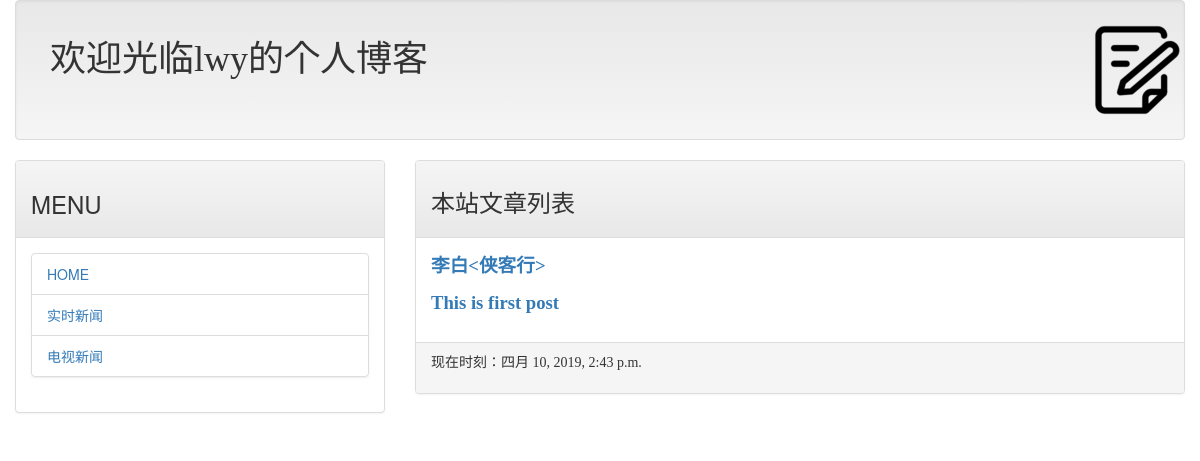
The app's page /, older data.
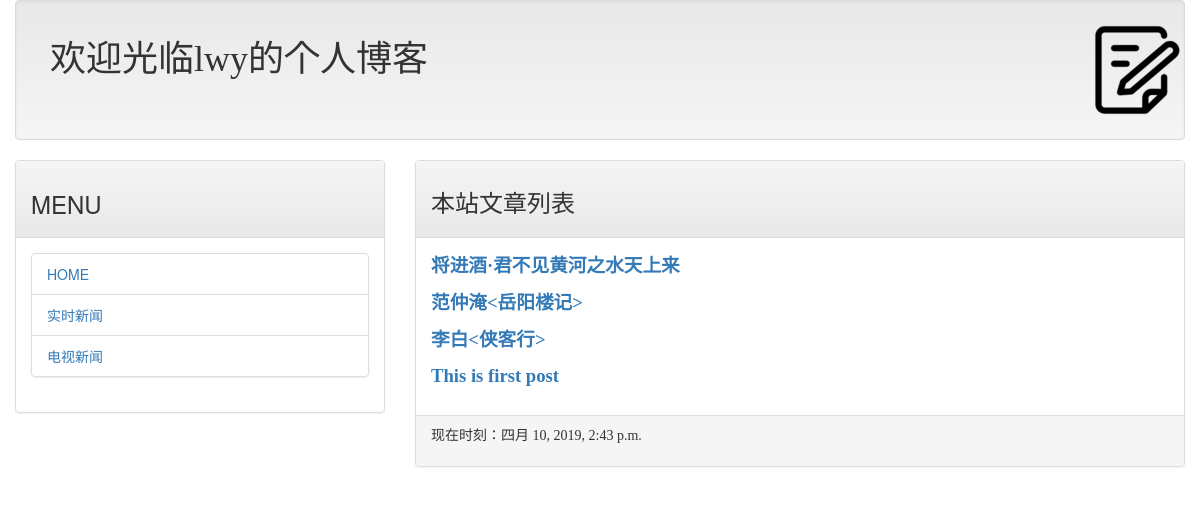
The same page, newer data.
### mainsite/models.py (models this page shows, shortened)
class Post(models.Model):
    title = models.CharField(max_length=200)
    slug = models.CharField(max_length=200)
    body = models.TextField()
    pub_date = models.DateTimeField(default=timezone.now)
    class Meta:
        ordering = ('-pub_date',)

### mainsite/views.py (the view)
# urls.py: re_path('^$', homepage),
def homepage(request):
    template = get_template('index.html')
    posts = Post.objects.all()
    now = datetime.now()
    html = template.render(locals())
    return HttpResponse(html)

### templates/index.html (shortened to what this page needs)
{% extends 'base.html' %}
{% block headmessage %}
    <h3 style="font-family:楷体;">本站文章列表</h3>
{% endblock %}
{% block content %}
    {% for post in posts %}
        <p style="font-family:微软雅黑;font-size:14pt;font-weight:bold;">
            <a href='/admin/mainsite/post/{{post.slug}}'>{{post.title}}</a>
        </p>
    {% endfor %}
{% endblock %}

### templates/base.html (shortened to what this page needs)
<!DOCTYPE html>
<html>
<head>
    <link rel="stylesheet" href="https://cdn.jsdelivr.net/npm/bootstrap@3.3.7/dist/css/bootstrap.min.css"
>
    <link rel="stylesheet" href="https://cdn.jsdelivr.net/npm/bootstrap@3.3.7/dist/css/bootstrap-theme.min.css"
>
</head>
<body>
    <div class="container-fluid">
        {% include 'header.html' %}
        <div class="row">
        <div class="col-sm-4 col-md-4">
            <div class="panel panel-default">
                <div class="panel-heading">
                    <h3>
                        MENU
                    </h3>
            </div>
            <div class="panel-body">
                <div class="list-group">
                    <li class="list-group-item">
                        <a href="/">HOME</a>
                    </li>
                    <li class="list-group-item">
                        <a href="http://tar.so/news">实时新闻</a>
                    </li>
                    <li class="list-group-item">
                        <a href="http://tar.so/news">电视新闻</a>
                    </li>
                </div>
            </div>
        </div>
        </div>
            <div class="col-sm-8  col-md-8">
                <div class="panel panel-default">
                    <div class="panel-heading">
                        {% block headmessage %} {% endblock %}
                    </div>
                    <div class="panel-body">
                        {% block content %} {% endblock %}
                    </div>
                    <div class="panel-footer">
                        {% include 'footer.html' %}
                    </div>
                </div>
            </div>
        </div>
    </div>
</body>
</html>

### templates/header.html
{% load staticfiles %}
<div class="well">
    <div class="container-fluid">
        <div class="row">
            <div class="col-sm-4 col-md-11">
                <h1 style="font-family:微软雅黑;">欢迎光临lwy的个人博客</h1>
            </div>
            <div class="col-sm-2 col-md-1">
                <img src="{% static 'images/logo1.png' %}">
            </div>
        </div>
    </div>
</div>

### templates/footer.html
{% block footer %}
    {% if now %}
    <p style="font-family:微软雅黑;">现在时刻：{{now}}</p>
    {% else %}
    <p style="font-family:微软雅黑;">---练习使用---</p>
    {% endif %}
{% endblock %}

Row changes from the older to the newer data that the page shows:
added Post: title "将进酒·君不见黄河之水天上来"
added Post: title "范仲淹<岳阳楼记>"
